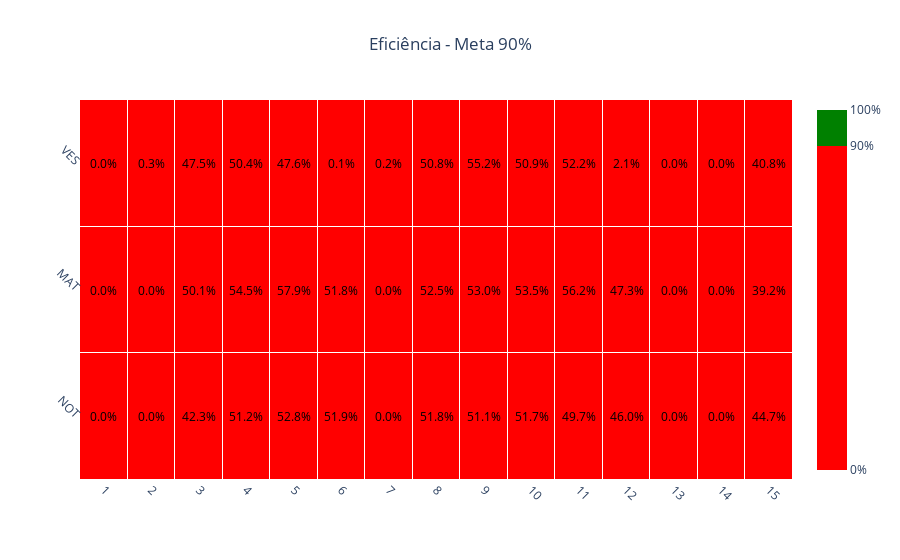

Notebook cell for this chart:
### Code cell
def test(dataframe, meta):
    # Converter 'data_registro' para datetime e criar uma nova coluna 'data_turno'
    dataframe["data_registro"] = pd.to_datetime(dataframe["data_registro"])
    dataframe["data_turno"] = dataframe["data_registro"].dt.strftime(
        "%Y-%m-%d"
    )

    # Agrupar por 'data_turno' e 'turno' e calcular a média da eficiência
    df_grouped = (
        dataframe.groupby(["data_turno", "turno"])["eficiencia"]
        .mean()
        .reset_index()
    )

    # Remodelar os dados para o formato de heatmap
    df_pivot = df_grouped.pivot(
        index="turno", columns="data_turno", values="eficiencia"
    )

    # Reordenar o índice do DataFrame
    df_pivot = df_pivot.reindex(["NOT", "MAT", "VES"])

    # Criar uma escala de cores personalizada
    colorscale = [[0, "red"], [0.9, "red"], [0.9, "green"], [1, "green"]]

    # Converter as colunas para datetime e extrair apenas o dia
    df_pivot.columns = pd.to_datetime(df_pivot.columns).day

    fig = go.Figure(
        data=go.Heatmap(
            z=df_pivot.values,
            x=df_pivot.columns,
            y=df_pivot.index,
            colorscale=colorscale,
            hoverinfo="none",  # Não mostrar informações no hover
            hoverongaps=False,  # Não permitir hover em espaços vazios
            zmin=0,  # Definir o valor mínimo da escala de cores
            zmax=1,  # Definir o valor máximo da escala de cores
            showscale=True,  # Mostrar a escala de cores
            xgap=1,  # Definir o espaçamento entre os dias
            ygap=1,  # Definir o espaçamento entre os turnos
            colorbar=dict(
                tickmode="array",
                tickvals=[
                    0,
                    meta / 100,
                    1,
                ],  # Definir os valores dos ticks da legenda de cores
                ticktext=[
                    "0%",
                    f"{meta}%",
                    "100%",
                ],  # Definir os rótulos dos ticks da legenda de cores
                tickformat=".0%",  # Formatar os números da legenda de cores como porcentagem
            ),
        )
    )

    # Adicionar anotações de texto
    for i in range(len(df_pivot.index)):
        for j in range(len(df_pivot.columns)):
            fig.add_annotation(
                x=df_pivot.columns[j],
                y=df_pivot.index[i],
                text=f"{df_pivot.values[i][j]:.1%}",
                showarrow=False,
                font=dict(color="black", size=12),
            )

    fig.update_layout(
        title=f"Eficiência - Meta {meta}%",
        title_x=0.5,
        xaxis_nticks=36,
        xaxis=dict(
            tickmode="array",
            tickvals=list(range(1, len(df_pivot.columns) + 1)),
            ticktext=[str(i) for i in df_pivot.columns],
            tickangle=45,
        ),
        yaxis=dict(tickangle=45),
        plot_bgcolor="white",
    )

    fig.show()


test(df_eff, 90)

### Figure 1 — Plotly figure (JSON) as saved in the notebook; plotly's stock layout.template omitted (floating-point values rounded to 4 significant figures)
{"data": [{"colorbar": {"tickformat": ".0%", "tickmode": "array", "ticktext": ["0%", "90%", "100%"], "tickvals": [0, 0.9, 1]}, "colorscale": [[0, "red"], [0.9, "red"], [0.9, "green"], [1, "green"]], "hoverinfo": "none", "hoverongaps": false, "showscale": true, "type": "heatmap", "x": [1, 2, 3, 4, 5, 6, 7, 8, 9, 10, 11, 12, 13, 14, 15], "xgap": 1, "y": ["NOT", "MAT", "VES"], "ygap": 1, "z": [[0, 0, 0.4231, 0.5122, 0.5285, 0.5188, 0, 0.5184, 0.5113, 0.5173, 0.4972, 0.4601, 0, 0, 0.4473], [0, 0, 0.5012, 0.545, 0.5787, 0.5184, 0, 0.5247, 0.5297, 0.535, 0.5616, 0.4732, 0, 0, 0.3924], [0, 0.002906, 0.4754, 0.504, 0.4763, 0.0008564, 0.001657, 0.5083, 0.5524, 0.5087, 0.5216, 0.02051, 0, 0.0001123, 0.4084]], "zmax": 1, "zmin": 0}], "layout": {"annotations": [{"font": {"color": "black", "size": 12}, "showarrow": false, "text": "0.0%", "x": 1, "y": "NOT"}, {"font": {"color": "black", "size": 12}, "showarrow": false, "text": "0.0%", "x": 2, "y": "NOT"}, {"font": {"color": "black", "size": 12}, "showarrow": false, "text": "42.3%", "x": 3, "y": "NOT"}, {"font": {"color": "black", "size": 12}, "showarrow": false, "text": "51.2%", "x": 4, "y": "NOT"}, {"font": {"color": "black", "size": 12}, "showarrow": false, "text": "52.8%", "x": 5, "y": "NOT"}, {"font": {"color": "black", "size": 12}, "showarrow": false, "text": "51.9%", "x": 6, "y": "NOT"}, {"font": {"color": "black", "size": 12}, "showarrow": false, "text": "0.0%", "x": 7, "y": "NOT"}, {"font": {"color": "black", "size": 12}, "showarrow": false, "text": "51.8%", "x": 8, "y": "NOT"}, {"font": {"color": "black", "size": 12}, "showarrow": false, "text": "51.1%", "x": 9, "y": "NOT"}, {"font": {"color": "black", "size": 12}, "showarrow": false, "text": "51.7%", "x": 10, "y": "NOT"}, {"font": {"color": "black", "size": 12}, "showarrow": false, "text": "49.7%", "x": 11, "y": "NOT"}, {"font": {"color": "black", "size": 12}, "showarrow": false, "text": "46.0%", "x": 12, "y": "NOT"}, {"font": {"color": "black", "size": 12}, "showarrow": false, "text": "0.0%", "x": 13, "y": "NOT"}, {"font": {"color": "black", "size": 12}, "showarrow": false, "text": "0.0%", "x": 14, "y": "NOT"}, {"font": {"color": "black", "size": 12}, "showarrow": false, "text": "44.7%", "x": 15, "y": "NOT"}, {"font": {"color": "black", "size": 12}, "showarrow": false, "text": "0.0%", "x": 1, "y": "MAT"}, {"font": {"color": "black", "size": 12}, "showarrow": false, "text": "0.0%", "x": 2, "y": "MAT"}, {"font": {"color": "black", "size": 12}, "showarrow": false, "text": "50.1%", "x": 3, "y": "MAT"}, {"font": {"color": "black", "size": 12}, "showarrow": false, "text": "54.5%", "x": 4, "y": "MAT"}, {"font": {"color": "black", "size": 12}, "showarrow": false, "text": "57.9%", "x": 5, "y": "MAT"}, {"font": {"color": "black", "size": 12}, "showarrow": false, "text": "51.8%", "x": 6, "y": "MAT"}, {"font": {"color": "black", "size": 12}, "showarrow": false, "text": "0.0%", "x": 7, "y": "MAT"}, {"font": {"color": "black", "size": 12}, "showarrow": false, "text": "52.5%", "x": 8, "y": "MAT"}, {"font": {"color": "black", "size": 12}, "showarrow": false, "text": "53.0%", "x": 9, "y": "MAT"}, {"font": {"color": "black", "size": 12}, "showarrow": false, "text": "53.5%", "x": 10, "y": "MAT"}, {"font": {"color": "black", "size": 12}, "showarrow": false, "text": "56.2%", "x": 11, "y": "MAT"}, {"font": {"color": "black", "size": 12}, "showarrow": false, "text": "47.3%", "x": 12, "y": "MAT"}, {"font": {"color": "black", "size": 12}, "showarrow": false, "text": "0.0%", "x": 13, "y": "MAT"}, {"font": {"color": "black", "size": 12}, "showarrow": false, "text": "0.0%", "x": 14, "y": "MAT"}, {"font": {"color": "black", "size": 12}, "showarrow": false, "text": "39.2%", "x": 15, "y": "MAT"}, {"font": {"color": "black", "size": 12}, "showarrow": false, "text": "0.0%", "x": 1, "y": "VES"}, {"font": {"color": "black", "size": 12}, "showarrow": false, "text": "0.3%", "x": 2, "y": "VES"}, {"font": {"color": "black", "size": 12}, "showarrow": false, "text": "47.5%", "x": 3, "y": "VES"}, {"font": {"color": "black", "size": 12}, "showarrow": false, "text": "50.4%", "x": 4, "y": "VES"}, {"font": {"color": "black", "size": 12}, "showarrow": false, "text": "47.6%", "x": 5, "y": "VES"}, {"font": {"color": "black", "size": 12}, "showarrow": false, "text": "0.1%", "x": 6, "y": "VES"}, {"font": {"color": "black", "size": 12}, "showarrow": false, "text": "0.2%", "x": 7, "y": "VES"}, {"font": {"color": "black", "size": 12}, "showarrow": false, "text": "50.8%", "x": 8, "y": "VES"}, {"font": {"color": "black", "size": 12}, "showarrow": false, "text": "55.2%", "x": 9, "y": "VES"}, {"font": {"color": "black", "size": 12}, "showarrow": false, "text": "50.9%", "x": 10, "y": "VES"}, {"font": {"color": "black", "size": 12}, "showarrow": false, "text": "52.2%", "x": 11, "y": "VES"}, {"font": {"color": "black", "size": 12}, "showarrow": false, "text": "2.1%", "x": 12, "y": "VES"}, {"font": {"color": "black", "size": 12}, "showarrow": false, "text": "0.0%", "x": 13, "y": "VES"}, {"font": {"color": "black", "size": 12}, "showarrow": false, "text": "0.0%", "x": 14, "y": "VES"}, {"font": {"color": "black", "size": 12}, "showarrow": false, "text": "40.8%", "x": 15, "y": "VES"}], "plot_bgcolor": "white", "title": {"text": "Eficiência - Meta 90%", "x": 0.5}, "xaxis": {"nticks": 36, "tickangle": 45, "tickmode": "array", "ticktext": ["1", "2", "3", "4", "5", "6", "7", "8", "9", "10", "11", "12", "13", "14", "15"], "tickvals": [1, 2, 3, 4, 5, 6, 7, 8, 9, 10, 11, 12, 13, 14, 15]}, "yaxis": {"tickangle": 45}}}
